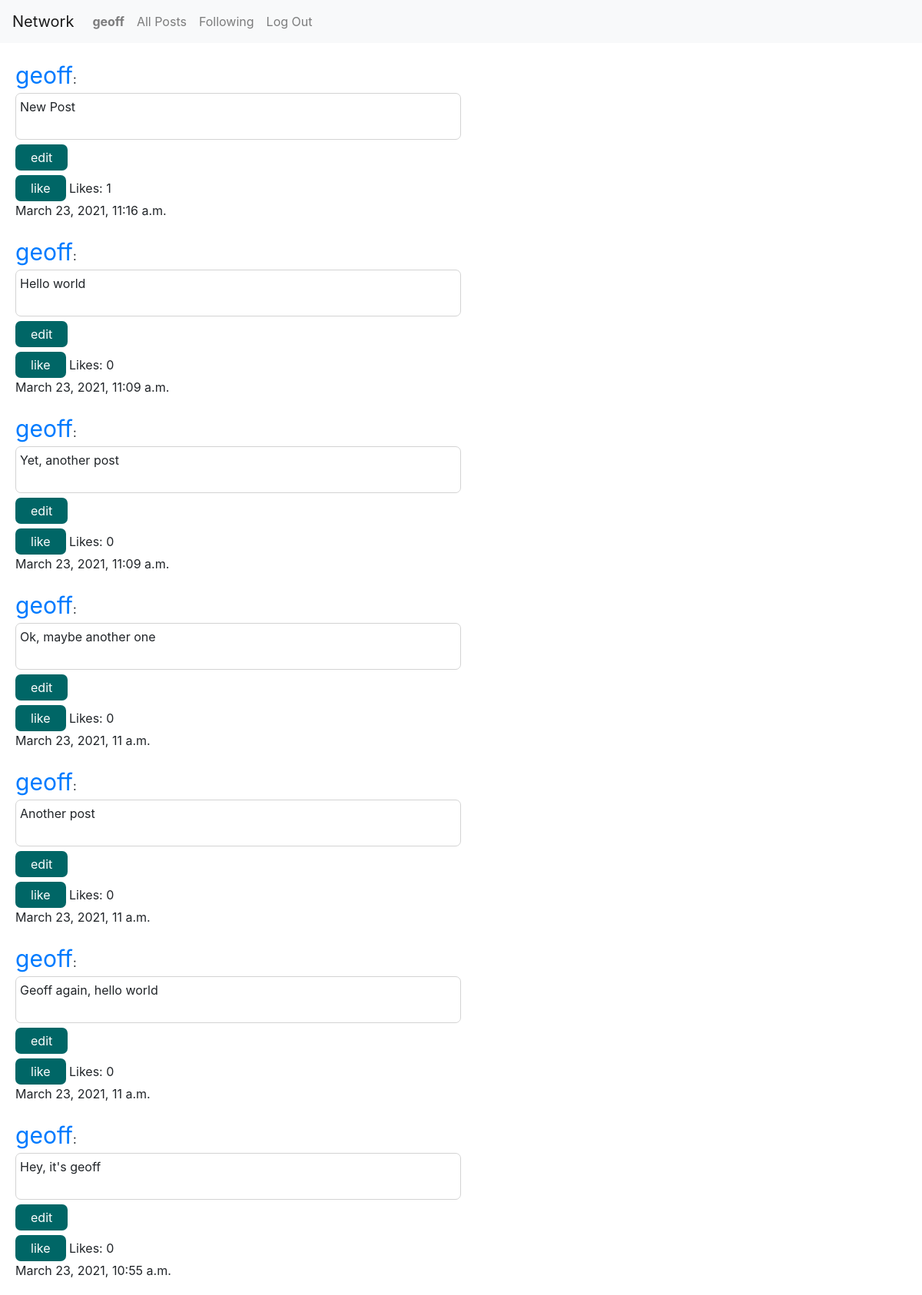
The app's page /following (signed in) with its own data.
### network/models.py (models this page shows, shortened)
class User(AbstractUser):
    pass

class Post(models.Model):
    text = models.CharField(max_length=200)
    author = models.ForeignKey(User, on_delete=models.CASCADE)
    timestamp = models.DateTimeField(auto_now_add=True)
    likes = models.IntegerField(default=0)

class Follower(models.Model):
     followee = models.ForeignKey(User, on_delete=models.CASCADE)
     followers = models.ManyToManyField(User, blank=True, related_name="friends", null=True)

### network/views.py (the view)
# urls.py: path("following", views.following_view, name="following"),
@login_required
def following_view(request):
    follower = request.user
    followees = Follower.objects.filter(followers = follower)
    posts=[]
    all_posts = Post.objects.all().order_by('-timestamp')
    for post in all_posts:
        for followee in followees:
            if post.author == followee.followee:
                posts.append(post)
    p = Paginator(posts, 10)
    page_number = request.GET.get('page')
    page_obj = p.get_page(page_number)
    if request.user.is_authenticated:
        user=request.user
        likes = Like.objects.filter(user=user)
        likelist=[]
        for post in posts:
            if Like.objects.filter(user=user, likes=post):
                likelist.append(post)
    return render(request, "network/following.html", {
        "posts": posts, "page_obj": page_obj, "likes": likes, "likelist": likelist,"followees": followees
    })

### network/templates/network/following.html (shortened to what this page needs)
{% extends "network/layout.html" %}
{% load static %}
{% block body %}
{% for post in page_obj %}
<!-- {% for followee in followees %}
    {% if post.author == followee.followee %} -->
    <div style="display: block; margin: 20px">
        <a  class="author" href="{% url 'profile' post.author_id %}">{{ post.author }}</a>:
        <div id="{{ post.id }}">
            <div>
                <div class="text">
                    {{ post.text }}
                </div>
                {% if post.author == request.user %}
                <button id="edit-{{post.id}}" class="edit" onclick="showEdit(this)">edit</button>
                {% endif %}
            </div>
        {% if user.is_authenticated %}
            {% if post in likelist %}
                <button id="like-{{ post.id }}" class="like" onclick="like(this)">unlike</button>
                {% else %}
                <button id="like-{{ post.id }}" class="like" onclick="like(this)">like</button>
                {% endif %}
            {% endif %}
            Likes: <div id="like-count-{{ post.id }}" style="display: inline">{{ post.likes }}</div>
            <div>
                {{ post.timestamp }}
            </div>
        </div>
    </div>
    <!-- {% endif %}
    {% endfor %} -->
{% endfor %}
{% endblock %}

### network/templates/network/layout.html (shortened to what this page needs)
{% load static %}
<!DOCTYPE html>
<html lang="en">
    <head>
        <link rel="stylesheet" href="https://stackpath.bootstrapcdn.com/bootstrap/4.4.1/css/bootstrap.min.css">
        <link href="{% static 'network/styles.css' %}" rel="stylesheet">
    </head>
    <body>
        <nav class="navbar navbar-expand-lg navbar-light bg-light">
            <a class="navbar-brand" href="#">Network</a>
            <div>
              <ul class="navbar-nav mr-auto">
                {% if user.is_authenticated %}
                    <li class="nav-item">
                        <a class="nav-link" href="#"><strong>{{ user.username }}</strong></a>
                    </li>
                {% endif %}
                <li class="nav-item">
                  <a class="nav-link" href="{% url 'index' %}" id="all_posts">All Posts</a>
                </li>
                {% if user.is_authenticated %}
                    <li class="nav-item">
                        <a class="nav-link" href="{% url 'following' %}">Following</a>
                    </li>
                    <li class="nav-item">
                        <a class="nav-link" href="{% url 'logout' %}">Log Out</a>
                    </li>
                {% endif %}
              </ul>
            </div>
          </nav>
        <div class="body">
            {% block body %}
            {% endblock %}
        </div>
    </body>
</html>

### network/static/network/styles.css (style rules this page uses)
button { margin-top: 6px; background-color: #006666; border: none; color: white; padding: 5px 20px; text-align: center; text-decoration: none; display: inline; font-size: 16px; border-radius: 7px; }
.text { padding-left: 5px; padding-top: 5px; padding-bottom: 30px; border: 1px solid lightgrey; border-radius: 7px; width: 50%; }
.author { font-size: 30px; }

### records on screen
User: username "geoff"
Post: author "geoff", text "New Post", likes "1", timestamp "March 23, 2021, 11:16 a.m."
Post: author "geoff", text "Hello world", likes "0", timestamp "March 23, 2021, 11:09 a.m."
Post: author "geoff", text "Yet, another post", likes "0", timestamp "March 23, 2021, 11:09 a.m."
Post: author "geoff", text "Ok, maybe another one", likes "0", timestamp "March 23, 2021, 11 a.m."
Post: author "geoff", text "Another post", likes "0", timestamp "March 23, 2021, 11 a.m."
Post: author "geoff", text "Geoff again, hello world", likes "0", timestamp "March 23, 2021, 11 a.m."
Post: author "geoff", text "Hey, it's geoff", likes "0", timestamp "March 23, 2021, 10:55 a.m."
